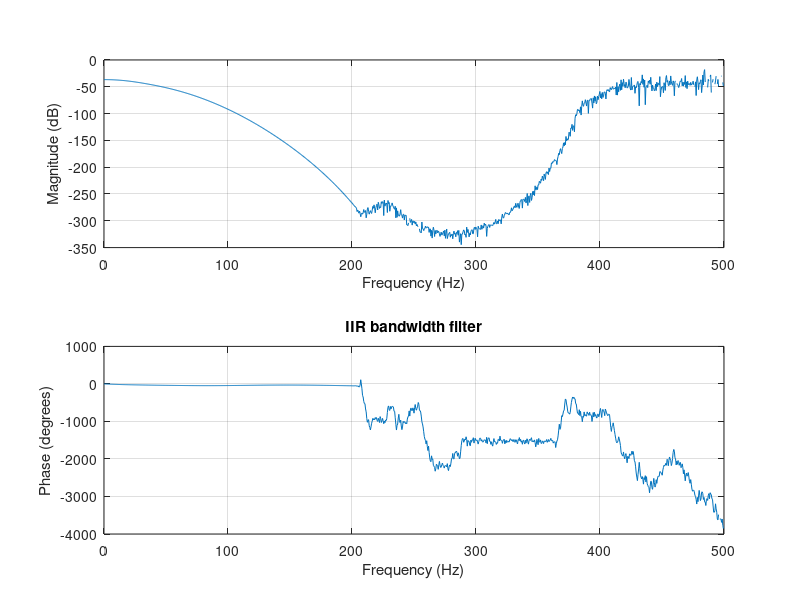

Recreate this plot in MATLAB.
N=50;
fc=[200 400];
fs=1000;
Rp=1;
%butterworth lowpass
[b,a]=cheby1(N,Rp,fc/(fs/2),'stop');
figure;
freqz(b,a,1024,fs);
title("IIR bandwidth filter");
